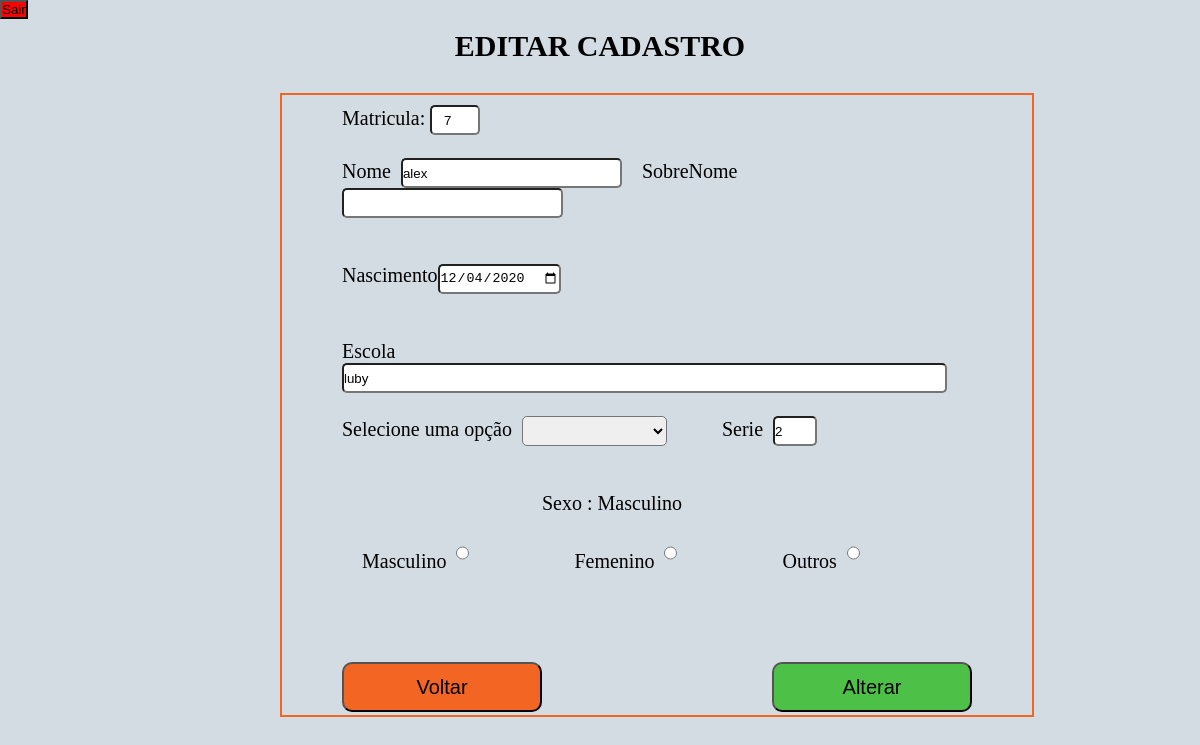
/edita.php?id=7 (signed in), run on the app's committed database.
### tables this page shows
CREATE TABLE IF NOT EXISTS `tb_alunos` (
  `id` int NOT NULL AUTO_INCREMENT,
  `nome` varchar(50) NOT NULL,
  `sobrenome` varchar(50) NOT NULL,
  `nascimento` varchar(12) NOT NULL,
  `serie` int NOT NULL,
  `nivel` varchar(15) NOT NULL,
  `escola` varchar(40) NOT NULL,
  `sexo` varchar(15) NOT NULL,
  `senha` varchar(4) NOT NULL,
  `imagem` varchar(200) NOT NULL,
  `data` datetime NOT NULL,
  PRIMARY KEY (`id`)
);

### edita.php (the view, shortened to what this page needs)
<?php
	include("conecta.php");
	$ra = $_GET['id'];
	$resultado_dados = " SELECT * FROM tb_alunos WHERE  id= $ra";
	$resultado_bd = mysqli_query($con, $resultado_dados);
	$row_dados = mysqli_fetch_assoc($resultado_bd);
 ?>
<html lang="pt-br">
<head>
	<link rel="stylesheet" type="text/css" href="estilo.css">
</head>
<body>
	<a href="http://localhost/projeto-luby/login.php"><button class="btn_sair">Sair</button></a>
	<section class="section">
		<h1>EDITAR  CADASTRO</h1>
		<div class="formulario-editar-produto">
			<form class="form-editar-produto" action="update.php" method="POST">
				<label for="txtNome">Matricula:</label>
				<input type="number" name="ra" class="ra" value="<?php echo $row_dados['id'];?>" readonly ><br><br>
				<label for="txtNome">Nome</label>&nbsp;&nbsp;<input type="text" name="Nome" id="txtNome" maxlength="50" size="25" required value="<?php echo $row_dados['nome']; ?>">
				<label for="txtNome">SobreNome </label>&nbsp;&nbsp;<input type="text" name="SobreNome" id="txtSobreNome" maxlength="50" size="25" required value="<?php echo $row_dados['sobrenome']; ?>">
				<br><br><br>
				<label for="txtNasc">Nascimento</label><input type="Date" name="Nasc" id="txtNasc" maxlength="50" value="<?php echo $row_dados['nascimento']; ?>" required ><br><br><br>
				<label for="txtEscola">Escola</label>&nbsp;&nbsp;<input type="text" name="Escola" id="txtEscola" size="73" required value="<?php echo $row_dados['escola']; ?>"><br><br>
				<label>Selecione uma opção</label>&nbsp;
				<select name="Nivel" id="txtNivel">
					<option value="<?php echo $row_dados['nivel'];?>"></option>
					<option value="Ensino Fundamental">Ensino Fundamental</option>
				</select>
				<label for="txtSerie">
				Serie</label> &nbsp;<input type="number" name="Seri" id="txtSerie" maxlength="50" required max="8" min="0" value="<?php echo $row_dados['serie']; ?>">
				<br><br><br>
				<label id="sexo" class="editar-sexo">Sexo :&nbsp;<?php echo $row_dados['sexo']; ?></label><br><br>
				<label>Masculino</label>&nbsp; <input type="radio" name="Sexo" id="masc" value="Masculino" onclick="masculino()" >
				<label>Femenino</label>&nbsp;&nbsp;<input type="radio" name="Sexo" id="fem" value="Femenino" onclick="femenino()">
				<label>Outros</label>&nbsp;&nbsp;<input type="radio" name="Sexo" id="Outro" value="Outros" onclick="outros()" ><br><br><br><br>
				<input class="btn-salva-editar" type="submit" value="Alterar">
			</form>
			<a href="http://localhost/projeto-luby/lista.php"><button class="btn-volta-editar">Voltar</button></a>
		</div>
	</section>
</body>
</html>

### estilo.css (style rules this page uses)
* { margin: 0px; padding: 0px; }
body { background-color: #D3DCE3 ; }
.ra { text-align: center; width: 50px; }
.editar-sexo { position: relative; left: 200px; }
select,input { border-radius: 5px; height: 30px; }
.section { margin-top: 60px; }
.btn_sair { background-color: red; }
.formulario-editar-produto { width: 630px; height:550px; position: relative; left: 280px; padding: 10px 60px 60px 60px; margin-top: 30px; border: 2px solid #F26522; font-size: 20px; }
.btn-salva-editar { background-color: #4DC147; font-size: 20px; border-radius: 10px; margin-top: 20px; width: 200px; height: 50px; float: right; }
.btn-volta-editar { background-color: #F26522; font-size: 20px; border-radius: 10px; margin-top: 20px; width: 200px; height: 50px; }
h1 { font-size: 30px; margin-top: -50px; text-align: center; }

### data on the page
tb_alunos: ra "7", Nome "alex", Nasc "12/04/2020", Escola "luby", Seri "2", sexo "Masculino"
